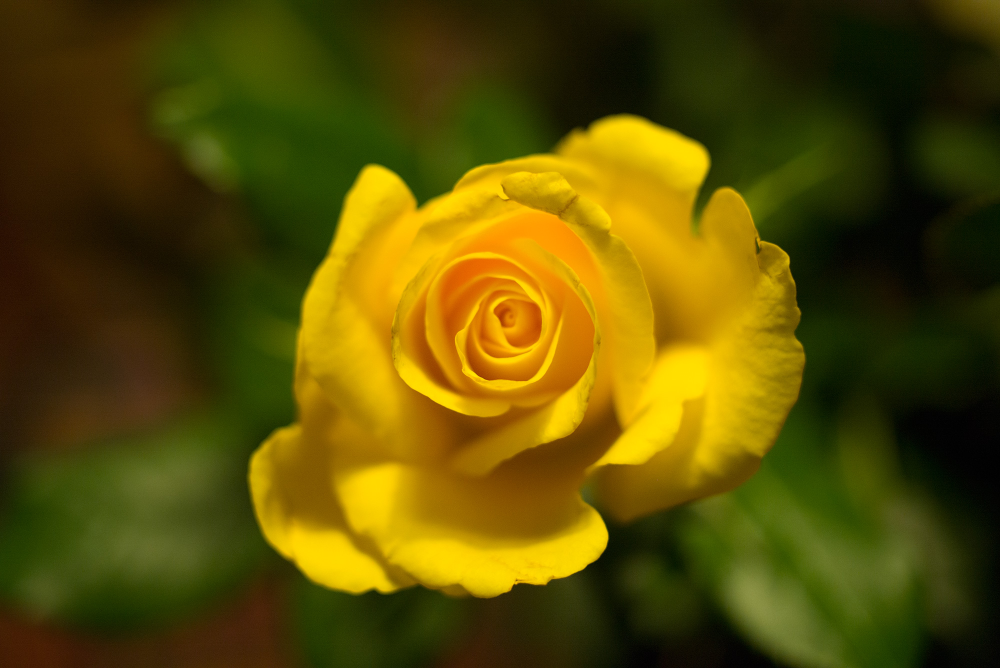
#> input picture images/sample.jpg, 2000 x 1336 px (shown at 1/2 size)
$ python image_processing.py
#> lines starting #> are read from the running program, lines starting #| are printed output that depends on the picture
import cv2
import numpy as np
import matplotlib.pyplot as plt

# Load the image
image = cv2.imread('images/sample.jpg')  # Replace with your actual image file
#> image is the input picture: shape (1336, 2000, 3); mean B, G, R 3.5, 76.5, 89
image_rgb = cv2.cvtColor(image, cv2.COLOR_BGR2RGB)  # Convert to RGB format

# Display the image
plt.imshow(image_rgb)
plt.title("Original Image")
plt.axis("off")
plt.show()


# Define rotation parameters
(h, w) = image.shape[:2]  # Get image height and width
#> h = 1336; w = 2000
center = (w // 2, h // 2)  # Find the center of the image
#> center = (1000, 668)
angle = 45  # Rotate by 45 degrees
scale = 1.0  # Keep the scale the same

# Create the rotation matrix
rotation_matrix = cv2.getRotationMatrix2D(center, angle, scale)

# Apply the rotation
rotated_image = cv2.warpAffine(image, rotation_matrix, (w, h))
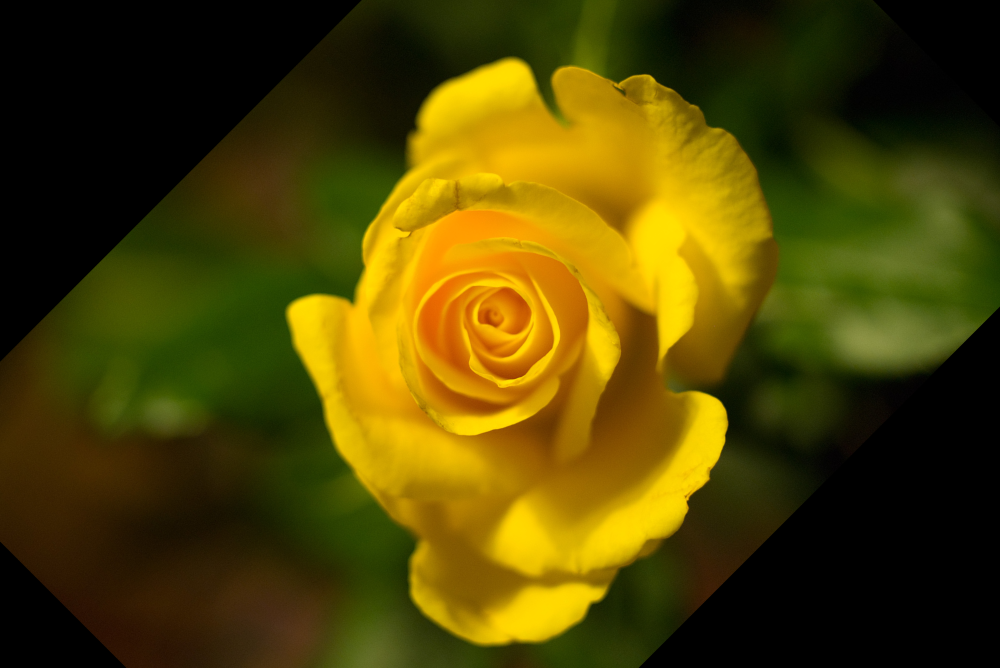
#> rotated_image: shape (1336, 2000, 3) (shown at 1/2 size); mean B, G, R 2.3, 67.3, 79.9

# Display the rotated image
plt.imshow(cv2.cvtColor(rotated_image, cv2.COLOR_BGR2RGB))
plt.title("Rotated Image (45°)")
plt.axis("off")
plt.show()

# Scale the image by 1.5x
scaled_image = cv2.resize(image, None, fx=1.5, fy=1.5, interpolation=cv2.INTER_LINEAR)

# Display the scaled image
plt.imshow(cv2.cvtColor(scaled_image, cv2.COLOR_BGR2RGB))
plt.title("Scaled Image (1.5x)")
plt.axis("off")
plt.show()


h, w = image.shape[:2]
# Define focal length variations
focal_lengths = [50, 100, 200]

# Display different focal lengths
plt.figure(figsize=(12, 4))
for i, f in enumerate(focal_lengths):
    # Create a correct homography matrix
    f_matrix = np.array([[f, 0, w//2], [0, f, h//2], [0, 0, 1]], dtype=np.float32)

    # Use `cv2.getPerspectiveTransform()` instead to define a proper perspective transform
    src_pts = np.float32([[0, 0], [w-1, 0], [0, h-1], [w-1, h-1]])
    dst_pts = np.float32([[0, 0], [w-1, 0], [0, h-1], [w-1, h-1]])  # Identity transformation
    homography_matrix = cv2.getPerspectiveTransform(src_pts, dst_pts)

    warped_image = cv2.warpPerspective(image, homography_matrix, (w, h))

    plt.subplot(1, 3, i+1)
    plt.imshow(cv2.cvtColor(warped_image, cv2.COLOR_BGR2RGB))
    plt.title(f"Focal Length: {f}")
    plt.axis("off")

plt.show()
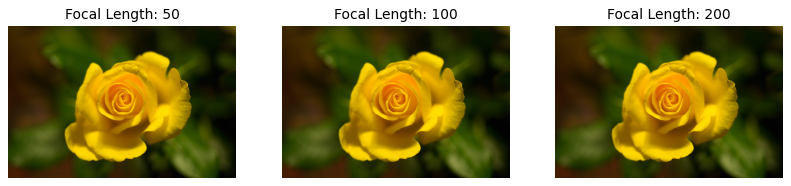
#> figure drawn by matplotlib, 3 panels
